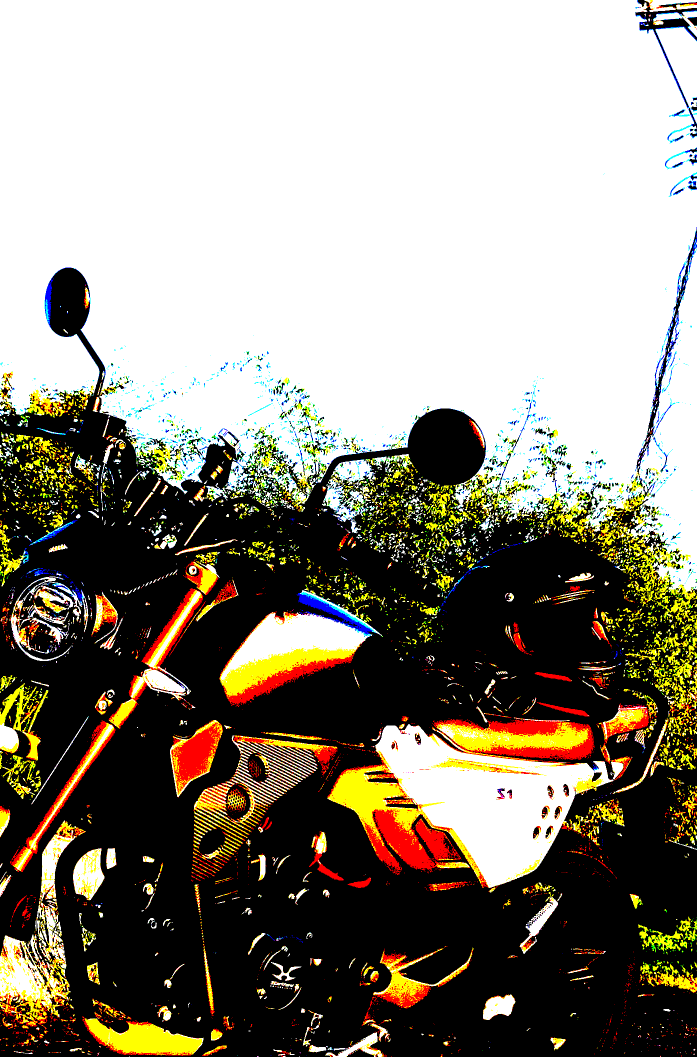
#> input picture Img/123.png, 1394 x 2113 px, found by its file name (shown at 1/2 size)
$ python t.py
#> lines starting #> are read from the running program, lines starting #| are printed output that depends on the picture
import numpy as np
import cv2

def order_points(pts):
    # 按照順時針初始化四個角點的坐標，分別是：左上，右上，右下，左下。並給它們分配內存空間
    rect = np.zeros((4, 2), dtype = "float32")
    # # 左上坐標之和最小 # 而右下坐標之和最大
    s = pts.sum(axis = 1)
    rect[0] = pts[np.argmin(s)]
    rect[2] = pts[np.argmax(s)]
    # 現在計算坐標點之間的差值 #
    #  右上角坐標差值最小而左下角坐標差值最大
    diff = np.diff(pts, axis = 1)
    rect[1] = pts[np.argmin(diff)]
    rect[3] = pts[np.argmax(diff)]
    # 返回四點坐標列表
    return rect

def four_point_transform(image, pts):
    # 調用上面的函數來獲取四個角點坐標
    rect = order_points(pts)
    (tl, tr, br, bl) = pts
    # 計算轉換後新圖的寬度尺寸，寬度就是右下和左下或左上和右上點的x坐標之差的最大值
    widthA = np.sqrt(np.sum((br - bl) ** 2))
    widthB = np.sqrt(np.sum((tr - tl) ** 2))
    maxWidth = max(int(widthA), int(widthB))
    # 計算轉換後新圖的高度尺寸，即左上和左下或右上和右下點的y坐標之差的最大值
    heightA = np.sqrt(np.sum((tr - br) ** 2))
    heightB = np.sqrt(np.sum((tl - bl) ** 2))
    maxHeight = max(int(heightA), int(heightB))
    #重新定义新的图像的四边顶点的坐标
    dst = np.array([
        [0, 0],
        [maxWidth - 1, 0],
        [maxWidth - 1, maxHeight - 1],
        [0, maxHeight - 1]], dtype = "float32")
    # 计算透视矩阵，并且变化应用
    M = cv2.getPerspectiveTransform(rect, dst)
    print(M)
    warped = cv2.warpPerspective(image, M, (maxWidth, maxHeight))

    return warped


# 載入圖像的已知四角點的坐標，這個實例中我們需要手動輸入已知四角點的坐標，後面的案例我們會通過
# # 代碼自動獲取目標圖像的四個角點坐標來實現。
image = cv2.imread("./Img/123.png")
#> image is the input picture: shape (2113, 1394, 3); mean B, G, R 125.1, 137.7, 143.4
pts = np.array([(200,0), (400,200), (200,401), (0,200)])
# # 然後調用四角點轉換函數實現轉換
warped = four_point_transform(image, pts)
#> in four_point_transform, `warped = cv2.warpPerspective(image, M, (maxWidth, maxHeight))`:
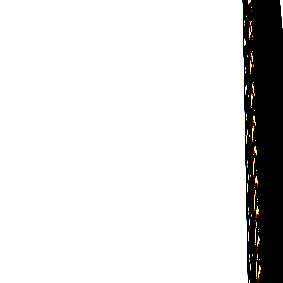
#> warped: shape (283, 283, 3); mean B, G, R 221.9, 222.3, 222.5
# # 顯示轉換前後的圖像對比
cv2.imshow("Original", image)
cv2.imshow("Warped", warped)
cv2.waitKey(0)
